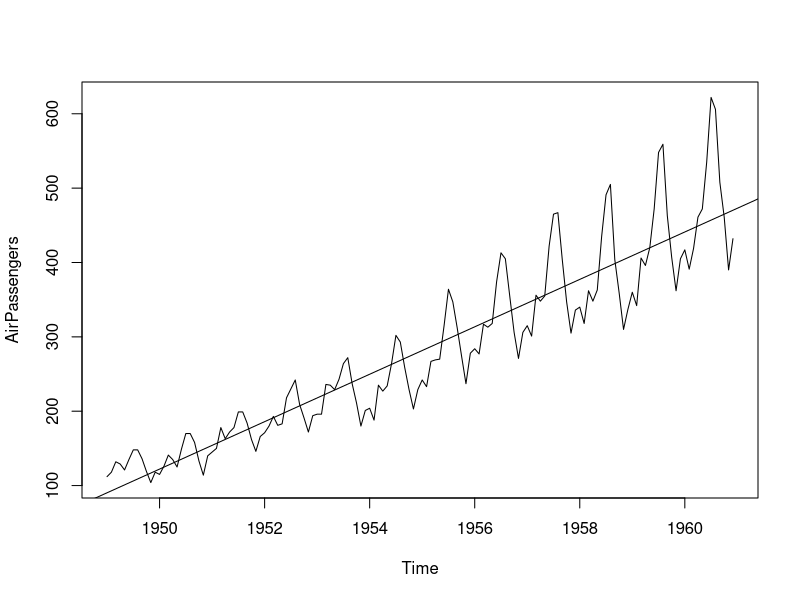
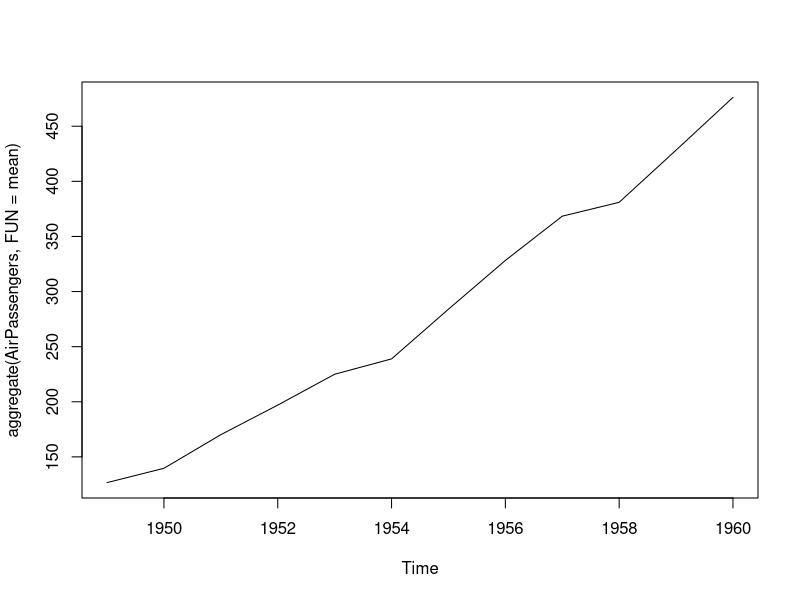
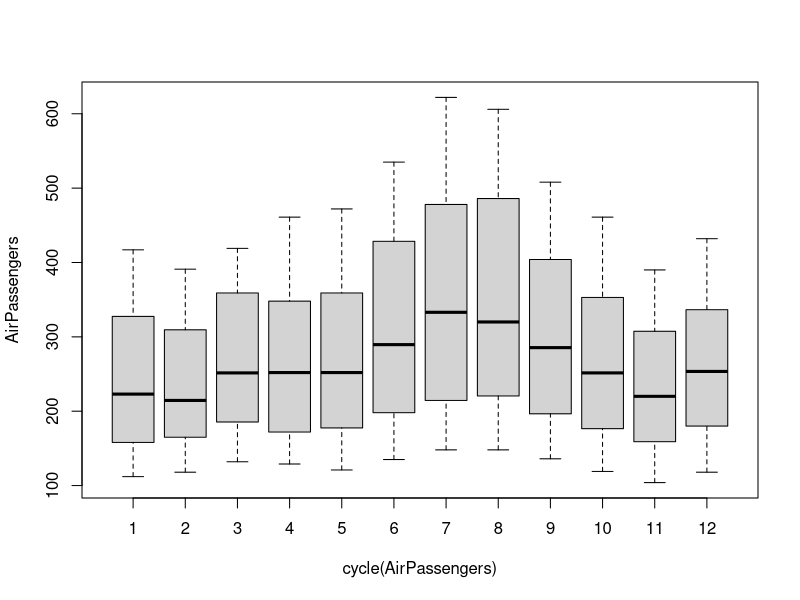
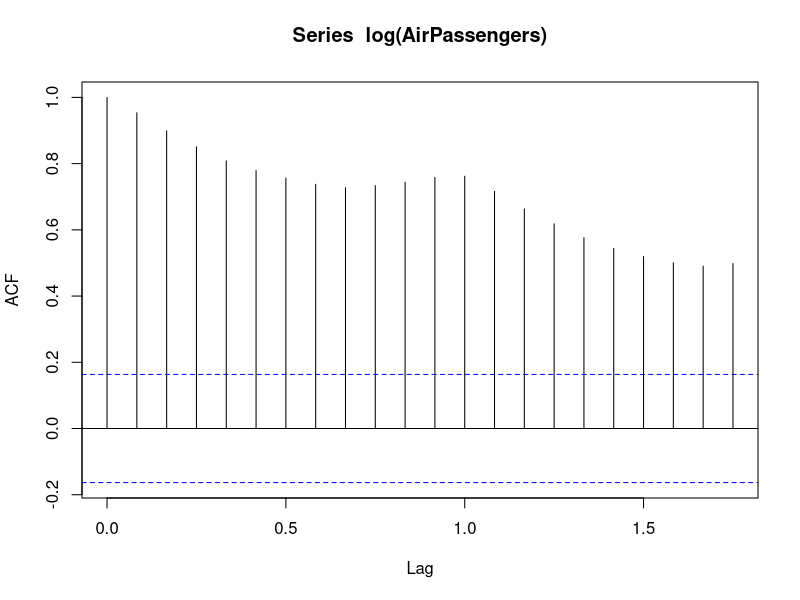
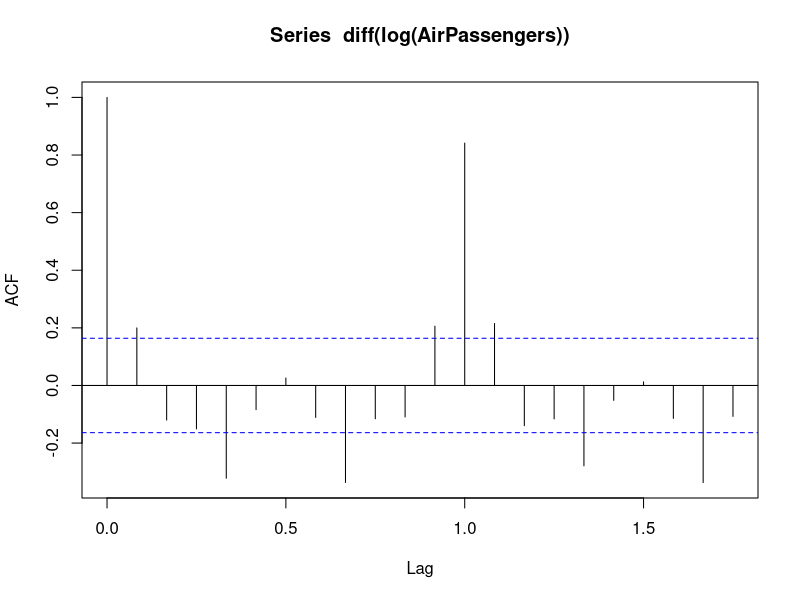
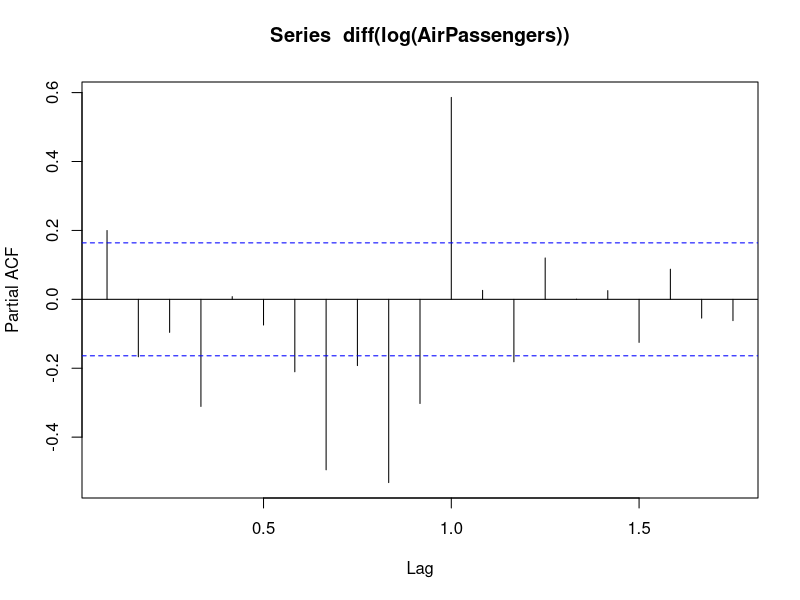
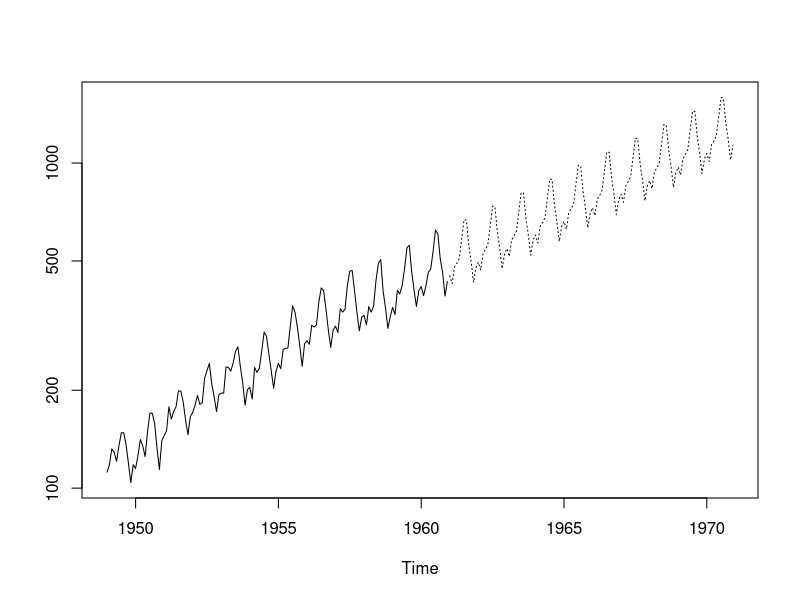

The R script that drew these images, in order:
## ---- chunk 1
 data(AirPassengers)
#tells you that this data is in time series format
 class(AirPassengers)
 #find what year data starts in
 start(AirPassengers)
 #and when it ends
 end(AirPassengers)
 #find the cycle of the time series to be 12 months via:
 frequency(AirPassengers)
 
 summary(AirPassengers)

## ---- chunk 2
plot(AirPassengers)
abline(reg=lm(AirPassengers~time(AirPassengers)))
## ---- chunk 3
#prints the cycle across years
cycle(AirPassengers)
#aggregates cycles and displays year on year trend
plot(aggregate(AirPassengers,FUN=mean))
#boxplot over years gives sense of seasonal affect
boxplot(AirPassengers~cycle(AirPassengers))

## ---- chunk 4
#library for time series models
library(tseries)
#take log of data to remove unequal variance, and we take difference to address the trend component (growth of passengers over time)
adf.test(diff(log(AirPassengers)), alternative="stationary", k=0)
#look at p-value, see that series is stationary enough
## ---- chunk 5
#plot acf
acf(log(AirPassengers))
## ---- chunk 6
#acf plot
acf(diff(log(AirPassengers)))
#pacf plot
pacf(diff(log(AirPassengers)))
## ---- chunk 7
(fit <- arima(log(AirPassengers), c(0, 1, 1),seasonal = list(order = c(0, 1, 1), period = 12)))
pred <- predict(fit, n.ahead = 10*12)
ts.plot(AirPassengers,2.718^pred$pred, log = "y", lty = c(1,3))

